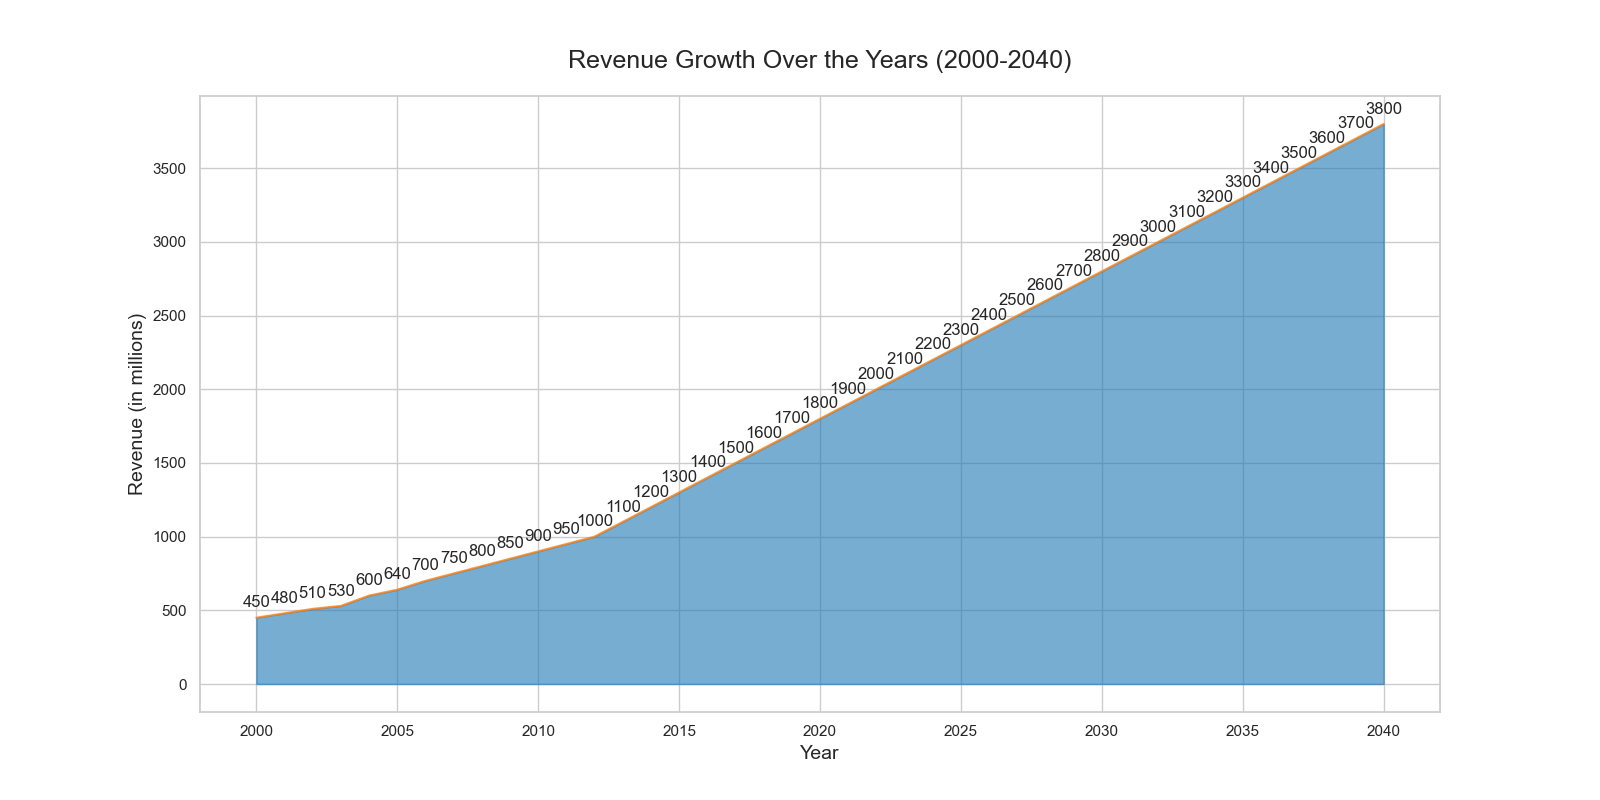

Python code for this plot:

import matplotlib.pyplot as plt
import pandas as pd

data = {
    'Year': [2000, 2001, 2002, 2003, 2004, 2005, 2006, 2007, 2008, 2009, 2010,
             2011, 2012, 2013, 2014, 2015, 2016, 2017, 2018, 2019, 2020,
             2021, 2022, 2023, 2024, 2025, 2026, 2027, 2028, 2029, 2030,
             2031, 2032, 2033, 2034, 2035, 2036, 2037, 2038, 2039, 2040],
    'Revenue': [450, 480, 510, 530, 600, 640, 700, 750, 800, 850,
                900, 950, 1000, 1100, 1200, 1300, 1400, 1500, 1600, 1700,
                1800, 1900, 2000, 2100, 2200, 2300, 2400, 2500, 2600, 2700,
                2800, 2900, 3000, 3100, 3200, 3300, 3400, 3500, 3600, 3700,
                3800]
}

df = pd.DataFrame(data)

plt.figure(figsize=(16, 8))
plt.fill_between(df['Year'], df['Revenue'], color='#1f77b4', alpha=0.6)
plt.plot(df['Year'], df['Revenue'], color='#ff7f0e', alpha=0.8)

plt.title('Revenue Growth Over the Years (2000-2040)', fontsize=18, pad=20)
plt.xlabel('Year', fontsize=14)
plt.ylabel('Revenue (in millions)', fontsize=14)

for i in range(len(df)):
    plt.text(df['Year'][i], df['Revenue'][i] + 50, str(df['Revenue'][i]), ha='center', va='bottom')

plt.grid(True)
plt.show()
